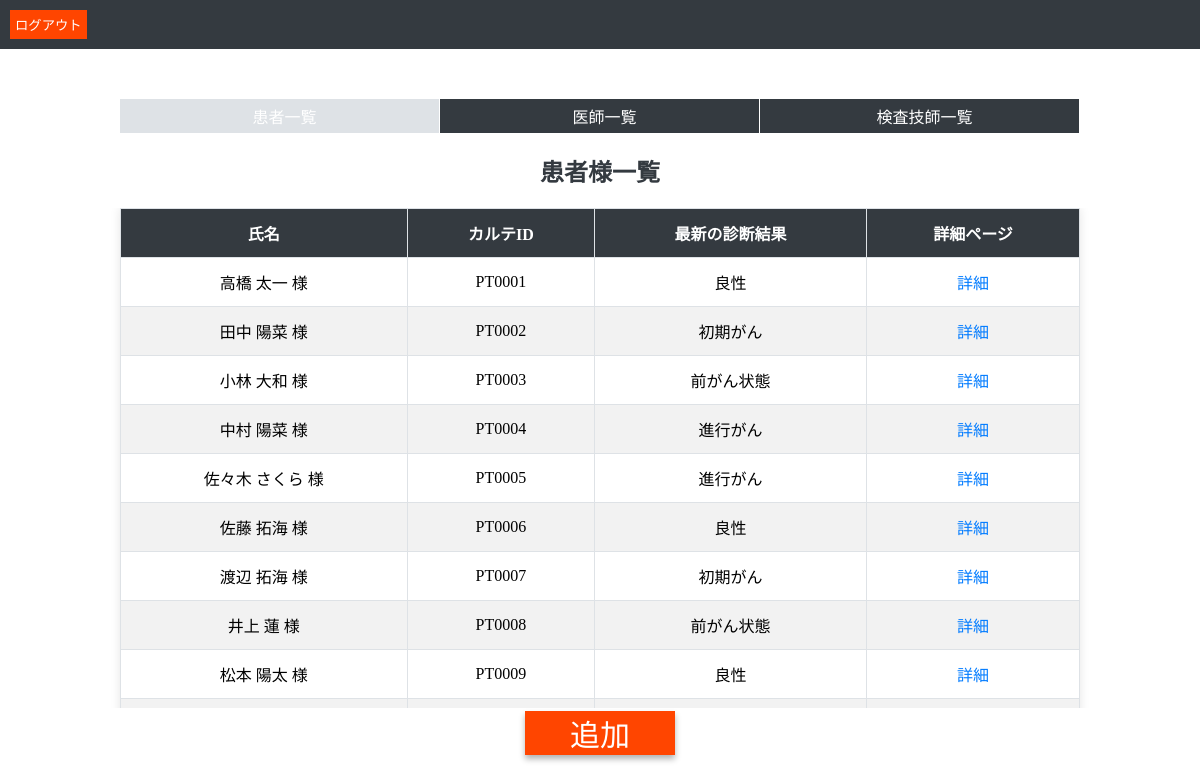
The page /list/ (signed in) on the database as committed earlier.
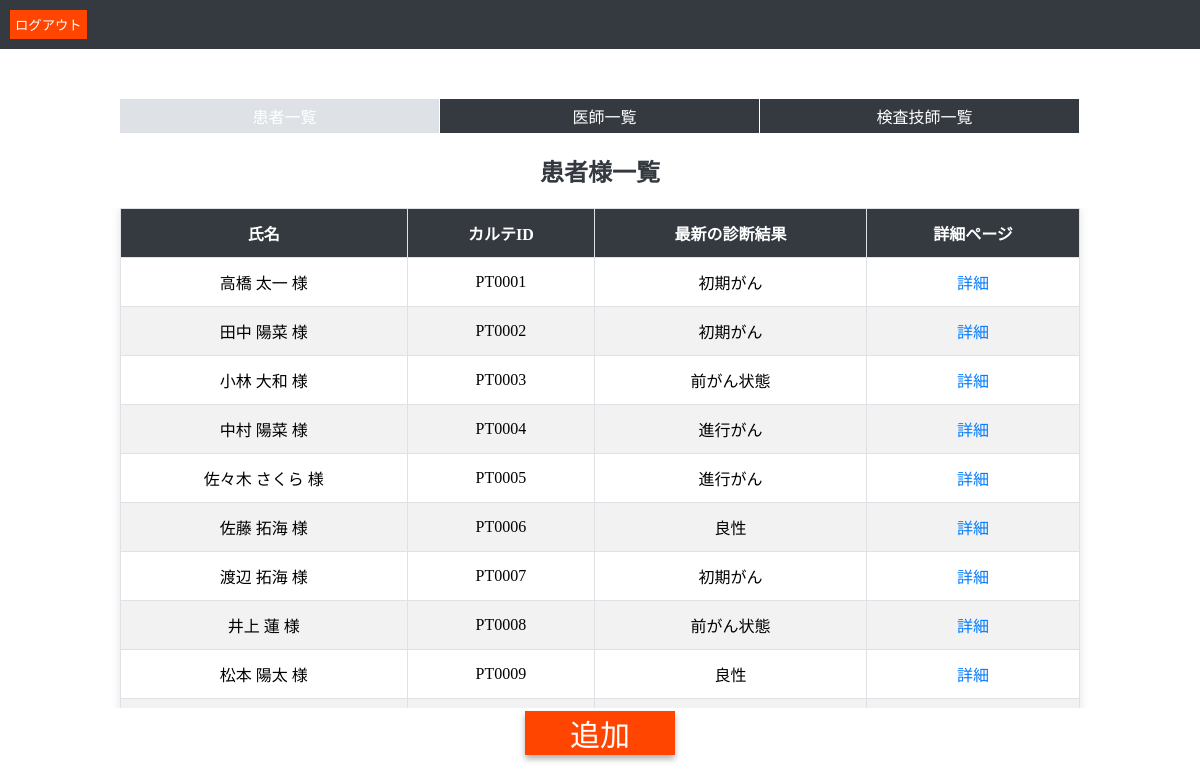
The same page on the database as committed later.
### myapp/models.py (models this page shows, shortened)
class Patient(models.Model):
    name = models.CharField(max_length=100)
    chart_id = models.CharField(max_length=50)
    latest_prediction = models.CharField(max_length=100, blank=True, null=True)
    doctor = models.ForeignKey(Doctor, on_delete=models.SET_NULL, null=True, related_name='patients')

### myapp/views.py (the view)
# urls.py: path('list/', patient_list, name='patient_list'),
@login_required
@user_passes_test(is_admin)
def patient_list(request):
    patients = Patient.objects.all()
    return render(request, 'patient_list.html', {'patients': patients})

### myapp/views.py (called while the page is built)
def is_admin(user):
    return user.is_superuser  # 管理者のみ許可

### myapp/templates/patient_list.html (shortened to what this page needs)
{% load static %}
<!DOCTYPE html>
<html lang="ja">
<head>
    <link rel="stylesheet" href="{% static 'patient-list.css' %}">
</head>
<body>
<header>
  <form action="{% url 'logout' %}" method="post" style="display:inline;">
  <button type="submit" class="logout-btn">ログアウト</button>
</form>
</header>
<nav>
  <ul>
    <li id="current-nav"><a href="">患者一覧</a></li>
    <li><a href="{% url 'doctor_list' %}">医師一覧</a></li>
    <li><a href="{% url 'examination_list' %}">検査技師一覧</a></li>
  </ul>
</nav>
<h2>患者様一覧</h2>
<div id="main">
  <table>
    <thead>
        <tr>
            <th>氏名</th>
            <th>カルテID</th>
            <th>最新の診断結果</th>
            <th>詳細ページ</th>
        </tr>
    </thead>
    <tbody>
        {% for p in patients %}
        <tr>
            <td>{{ p.name }} 様</td>
            <td>{{ p.chart_id }}</td>
            <td>{{ p.latest_prediction }}</td>
            <td><a href="{% url 'patient_detail' p.pk %}">詳細</a></td>
        </tr>
        {% endfor %}
    </tbody>
</table>
</div>
<a href="{% url 'create_patient' %}" id="patient-create-link">追加</a>
</body>
</html>

Rows that differ between the two databases and show on the page:
changed Patient "高橋 太一": latest_prediction "良性" → "初期がん"
